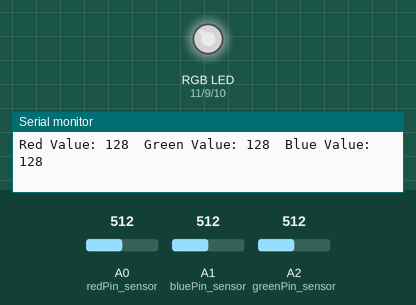
Recording of a sketch running on a simulated Arduino Uno, built with avr-gcc and run on an emulated ATmega328P. Shown: an RGB LED mixed from three pins (HIGH = lit), the last lines printed to the serial monitor. Inputs (shaded band) come from the test bench; at power-on: A0 (redPin_sensor) = 512, A1 (bluePin_sensor) = 512, A2 (greenPin_sensor) = 512. Dim RGB values are drawn brighter than linear.

Above: at 1.3 s.
1.4 s: A0 (redPin_sensor) set to 407
At 2.1 s:
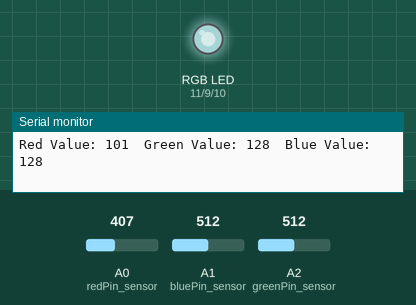
4.6 s: A0 (redPin_sensor) set to 382
At 5.8 s:
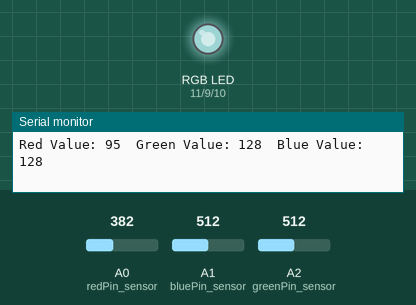
6.6 s: A1 (bluePin_sensor) set to 716
At 7.6 s:
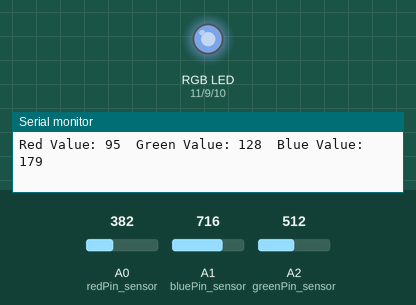
8.2 s: A2 (greenPin_sensor) set to 716
At 9.4 s:
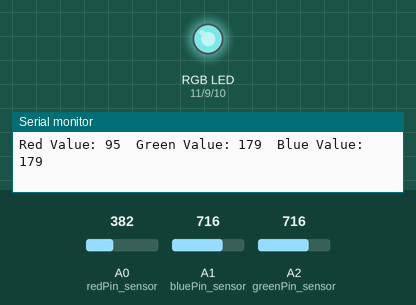
9.9 s: A1 (bluePin_sensor) set to 900
At 11.2 s:
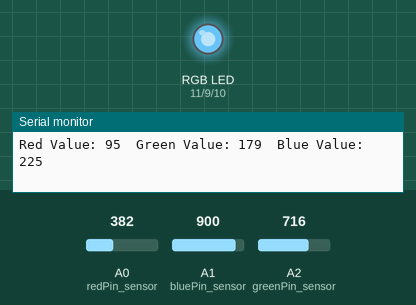
11.6 s: A2 (greenPin_sensor) set to 900
At 13.0 s:
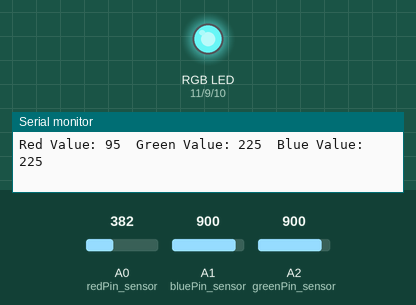
Timing chart, 0 to 14.3 s (numbered marks = the images above; inputs shaded):
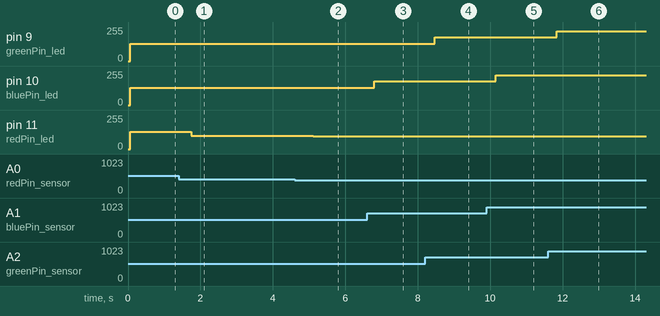

Measured:
- after the input at 1.4 s, pin 11 (redPin_led): 128/255 → 101/255 after 0.34 s
- after the input at 4.6 s, pin 11 (redPin_led): 101/255 → 95/255 after 0.51 s
- after the input at 6.6 s, pin 10 (bluePin_led): 128/255 → 179/255 after 0.19 s
- after the input at 8.2 s, pin 9 (greenPin_led): 128/255 → 179/255 after 0.27 s
- after the input at 9.9 s, pin 10 (bluePin_led): 179/255 → 225/255 after 0.25 s
- after the input at 11.6 s, pin 9 (greenPin_led): 179/255 → 225/255 after 0.23 s

The sketch:

RGBPhotoresitor.ino
```cpp
const int redPin_led = 11;
const int bluePin_led = 10;
const int greenPin_led = 9;

const int redPin_sensor = A0;
const int bluePin_sensor = A1;
const int greenPin_sensor = A2;

int redVal = 0;
int blueVal = 0;
int greenVal = 0;

int redSensorVal = 0;
int blueSensorVal = 0;
int greenSensorVal = 0;

void setup() {
  // put your setup code here, to run once:
  Serial.begin(9600);

  for(int i = 9; i < 12; i++){
    pinMode(i, OUTPUT);
    digitalWrite(i, LOW);
  }

}

void loop() {
  // put your main code here, to run repeatedly:
  redSensorVal = analogRead(redPin_sensor);
  delay(5);
  blueSensorVal = analogRead(bluePin_sensor);
  delay(5);
  greenSensorVal = analogRead(greenPin_sensor);

  Serial.print("SENSOR VALUES \n");
  Serial.print("Red Sensor: ");
  Serial.print(redSensorVal);
  Serial.print("\t");
  Serial.print("Green Sensor: ");
  Serial.print(greenSensorVal);
  Serial.print("\t");
  Serial.print("Blue Sensor: ");
  Serial.print(blueSensorVal);
  Serial.print("\n");

  redVal = redSensorVal / 4;
  greenVal = greenSensorVal / 4;
  blueVal = blueSensorVal / 4;

  Serial.print("Red Value: ");
  Serial.print(redVal);
  Serial.print("\tGreen Value: ");
  Serial.print(greenVal);
  Serial.print("\tBlue Value: ");
  Serial.print(blueVal);

  analogWrite(redPin_led, redVal);
  analogWrite(bluePin_led, blueVal);
  analogWrite(greenPin_led, greenVal);
  Serial.print("\n");
  delay(500);

}
```
